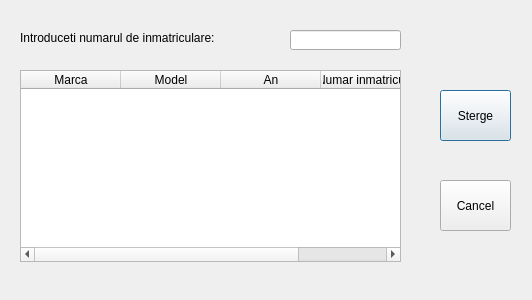
<?xml version="1.0" encoding="UTF-8"?>
<ui version="4.0">
 <class>stergere</class>
 <widget class="QDialog" name="stergere">
  <property name="geometry">
   <rect>
    <x>0</x>
    <y>0</y>
    <width>532</width>
    <height>300</height>
   </rect>
  </property>
  <property name="windowTitle">
   <string>Dialog</string>
  </property>
  <property name="styleSheet">
   <string notr="true">QDialog#stergere{
background-color: qlineargradient(spread:pad, x1:0, y1:0, x2:0.944, y2:0.943, stop:0 rgba(107, 117, 255, 255), stop:1 rgba(87, 255, 255, 255));}
QWidget&gt;QPushButton{
    background-color:  rgb(43, 43, 43);
	width: 150px;
    border-style: outset;
    border-width: 2px;
    border-radius: 8px;
    border-color: beige;
    font: bold 14px;
	color: rgb(85, 255, 255);
}
QWidget&gt;QPushButton:pressed{
    background-color: black;
   
}
QWidget&gt;QPushButton:hover{
    
	border-color: rgb(0, 0, 127);
   
}
QWidget&gt;QLabel{
    
    font: bold 14px;

}
</string>
  </property>
  <widget class="QLabel" name="label">
   <property name="geometry">
    <rect>
     <x>20</x>
     <y>30</y>
     <width>271</width>
     <height>16</height>
    </rect>
   </property>
   <property name="styleSheet">
    <string notr="true"/>
   </property>
   <property name="text">
    <string>Introduceti numarul de inmatriculare: </string>
   </property>
  </widget>
  <widget class="QLineEdit" name="lineEdit">
   <property name="geometry">
    <rect>
     <x>290</x>
     <y>30</y>
     <width>111</width>
     <height>20</height>
    </rect>
   </property>
  </widget>
  <widget class="QTableWidget" name="tableWidget">
   <property name="geometry">
    <rect>
     <x>20</x>
     <y>70</y>
     <width>381</width>
     <height>192</height>
    </rect>
   </property>
   <property name="styleSheet">
    <string notr="true"/>
   </property>
   <column>
    <property name="text">
     <string>Marca</string>
    </property>
   </column>
   <column>
    <property name="text">
     <string>Model</string>
    </property>
   </column>
   <column>
    <property name="text">
     <string>An</string>
    </property>
   </column>
   <column>
    <property name="text">
     <string>Numar inmatriculare</string>
    </property>
   </column>
  </widget>
  <widget class="QPushButton" name="pushButton">
   <property name="geometry">
    <rect>
     <x>440</x>
     <y>90</y>
     <width>71</width>
     <height>51</height>
    </rect>
   </property>
   <property name="styleSheet">
    <string notr="true"/>
   </property>
   <property name="text">
    <string>Sterge</string>
   </property>
  </widget>
  <widget class="QPushButton" name="pushButton_2">
   <property name="geometry">
    <rect>
     <x>440</x>
     <y>180</y>
     <width>71</width>
     <height>51</height>
    </rect>
   </property>
   <property name="styleSheet">
    <string notr="true"/>
   </property>
   <property name="text">
    <string>Cancel</string>
   </property>
  </widget>
 </widget>
 <resources/>
 <connections>
  <connection>
   <sender>pushButton_2</sender>
   <signal>clicked()</signal>
   <receiver>stergere</receiver>
   <slot>hide()</slot>
   <hints>
    <hint type="sourcelabel">
     <x>478</x>
     <y>207</y>
    </hint>
    <hint type="destinationlabel">
     <x>433</x>
     <y>162</y>
    </hint>
   </hints>
  </connection>
 </connections>
</ui>
